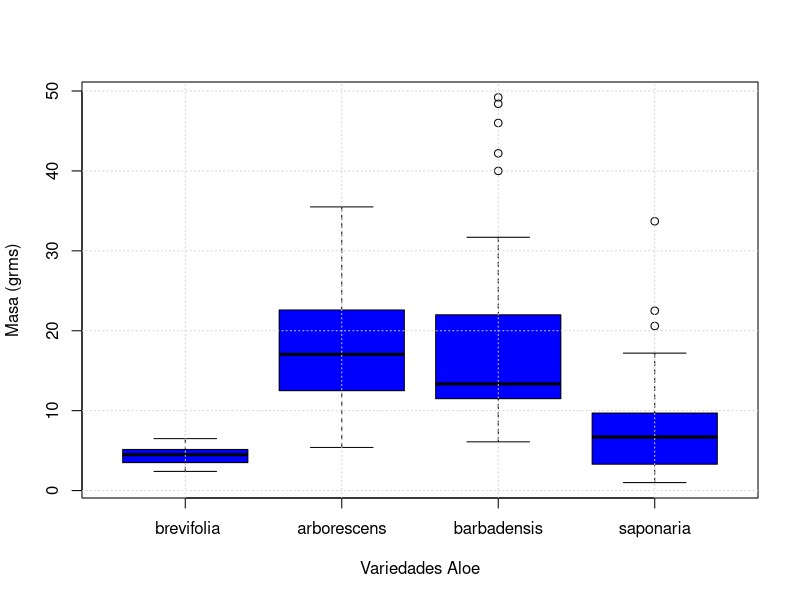
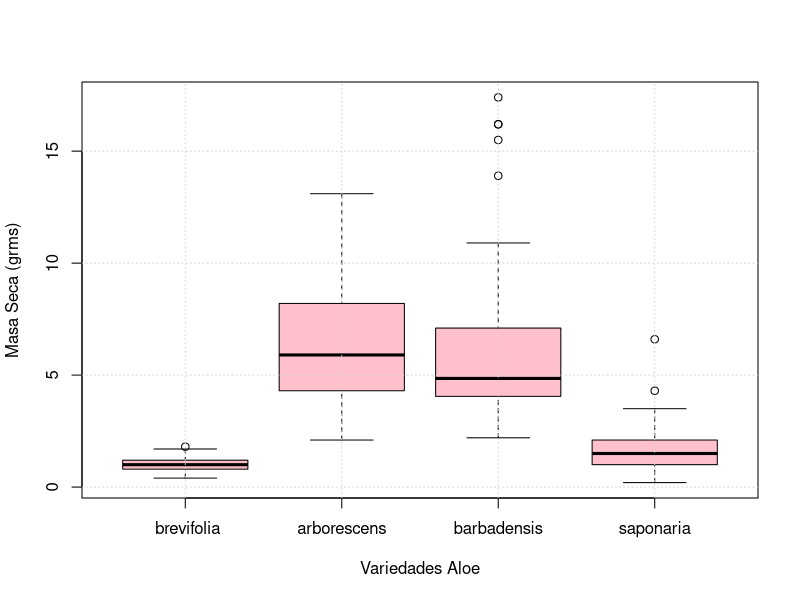
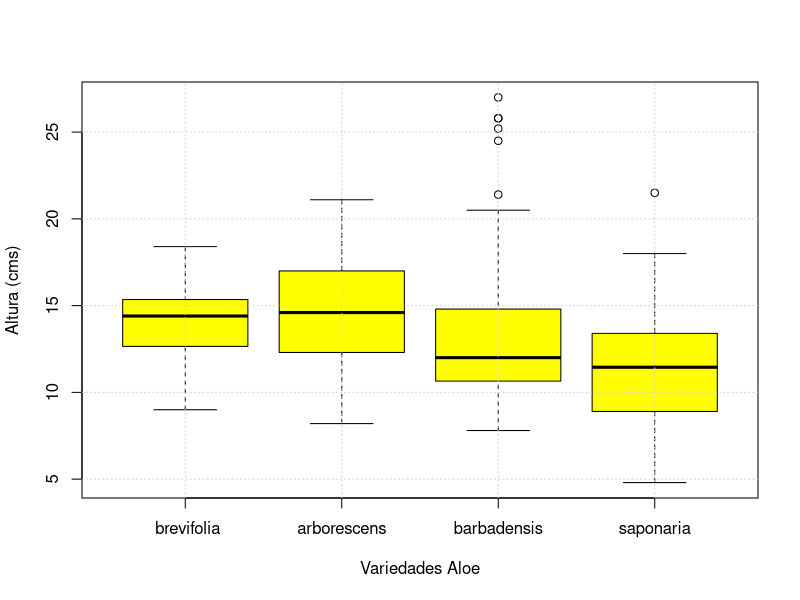
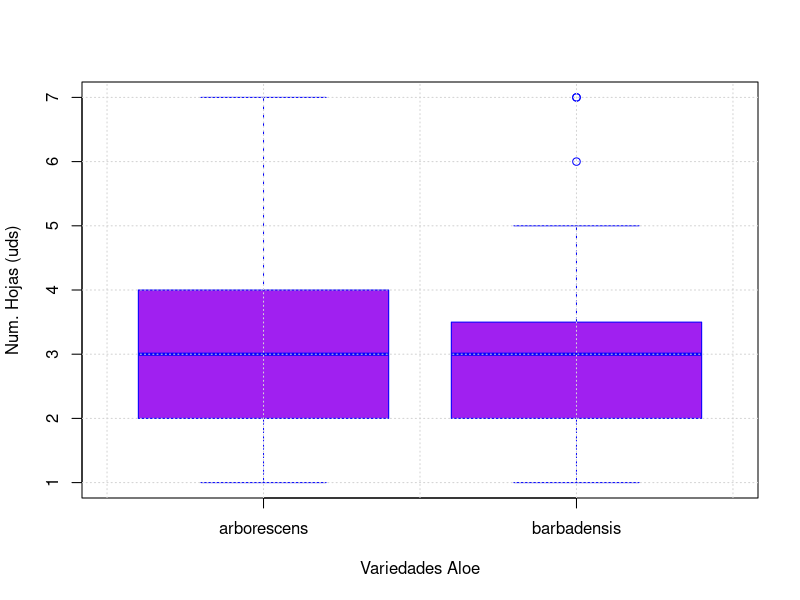
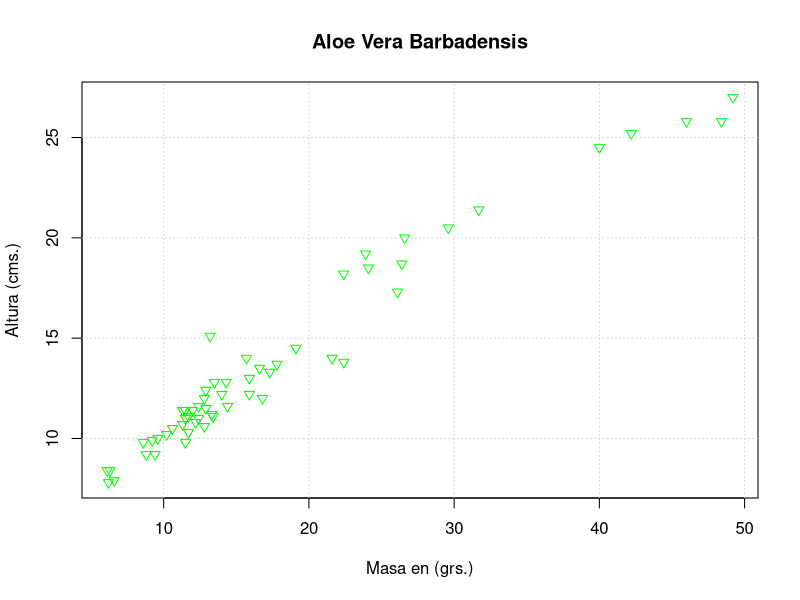
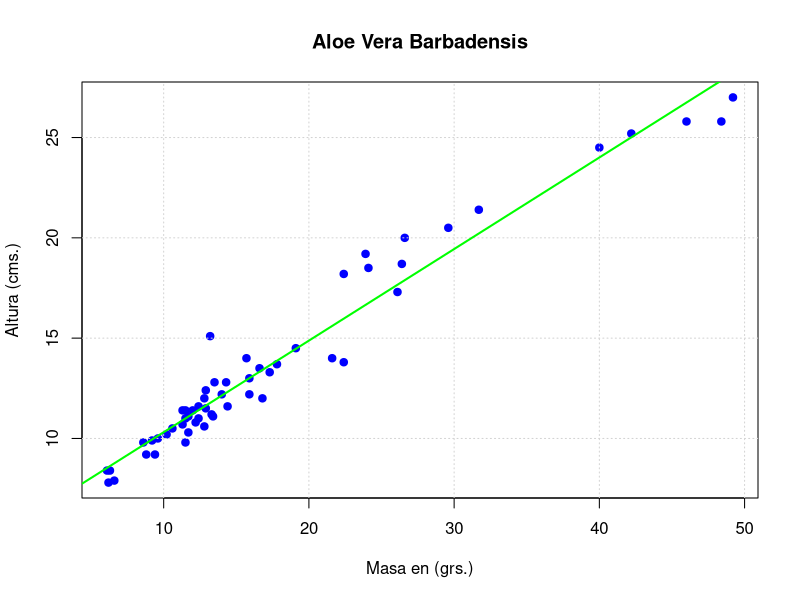
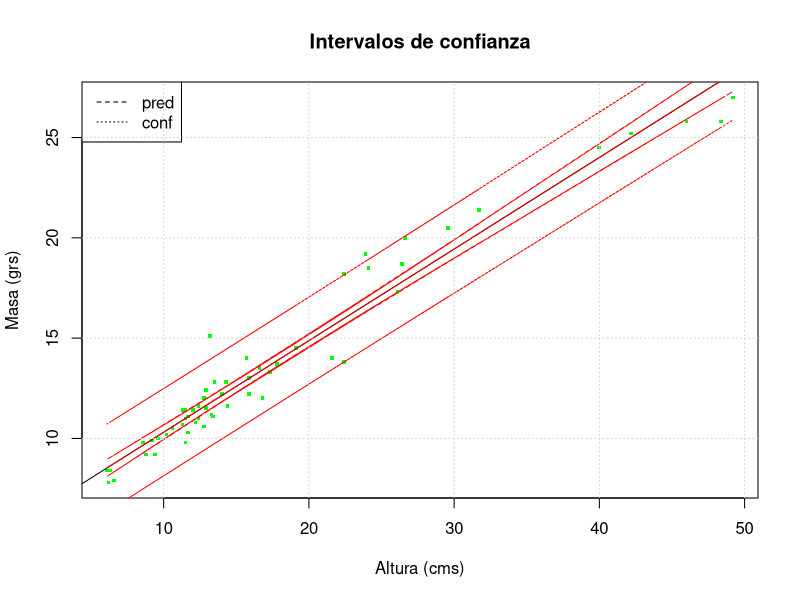
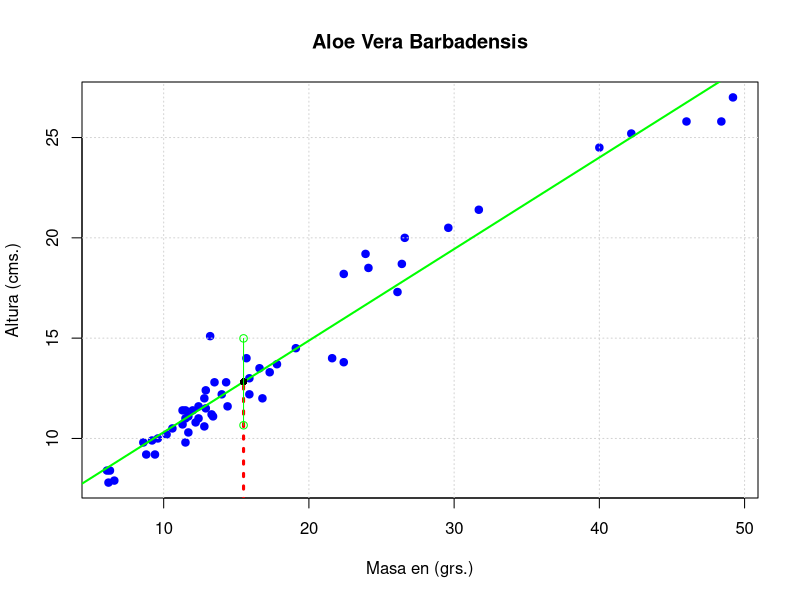

R code for these plots, in order:
## ---- chunk 1
#Leemos el documento
setwd("C:/Users/34636/Desktop/Alejandro_Arzola_ME_3_entrega/DATOS")
Aloe<-read.table("Aloe_Vera.txt", sep=",", dec=".", header = T)
Aloe
## ---- chunk 2
#a)

# Representamos a traves de los boxplots las distintas masas,hojas,altura en funcion del tipo de aloe  y luego aremos una media en funcion de su masa paara por estudiar su rendimiento 
boxplot(Aloe$Masa~Aloe$Variedad, col="blue", xlab="Variedades Aloe", ylab="Masa (grms)")
grid()
#Desde el punto de vista de la masa la mejor variedad de aloe es la arborescens

boxplot(Aloe$Masa_Seca~Aloe$Variedad, col="pink", xlab="Variedades Aloe", ylab="Masa Seca (grms)")
grid()
#Y en cuanto a su masa y su altura la mejor sigue siendo la arborescens y podemos ver varios outliers en la barbadensis 
boxplot(Aloe$Altura~Aloe$Variedad, col="yellow",xlab="Variedades Aloe", ylab="Altura (cms)")
grid()
# En cuanto a la numero de hojas las mejores son la arborescens y la barbadensis
boxplot(Aloe$Num_Hojas~Aloe$Variedad,col="purple", xlab="Variedades Aloe", ylab="Num. Hojas (uds)",border="blue")
grid()

#En general la mejor variedad de aloe es la arborescens
aggregate(Aloe$Masa~Aloe$Variedad, Aloe, mean)
#Podemos ver que el aloe arborescens es el que mas masa produce por lo tanto es el que mas rendimiento produce. y la que menos produce es la brevifolia
## ---- chunk 3
#b)

# Con el comando subset seleccionamos la variedad barbadensis 
Barbadensis<-subset(Aloe,subset = (Aloe$Variedad=="barbadensis"))
#Ploteamos los datos de la altura en funcion de la masa de la variedad barbadensis 
plot(Altura~Masa, data=Barbadensis, pch=25, col="green", xlab = "Masa en (grs.)", ylab="Altura (cms.)",main="Aloe Vera Barbadensis")
grid()
## ---- chunk 4
#c)
#•Seleccionamos la barbadenis del fichero
Barbadensis<-subset(Aloe,subset = (Aloe$Variedad=="barbadensis"))
#Ploteamos la altura en funcion de la masa del aloe barbadensis 
plot(Altura~Masa, data=Barbadensis, pch=19, col="blue", xlab = "Masa en (grs.)", ylab="Altura (cms.)", main="Aloe Vera Barbadensis"); grid()
# modelo de regresion lineal simple de la barbadensis
modelo1<-lm(Altura~Masa, data=Barbadensis)
# representacion de la linea de regresion lineal 
abline(modelo1, col="green", lwd=2)
## ---- chunk 5
#d)
attach(Barbadensis)
# Hacemos un data frame de la masa del barbadensis

gridx <- data.frame(Masa)
gridx
attach(gridx)
#Hacemos una prediccion del modelo segun su masa 
CIline <- predict(modelo1,new=gridx,interval="conf",level=0.95)
CIpred <- predict(modelo1,new=gridx,interval="pred",level=0.95)
#Volvemos a plotear la barbadensis 
plot(Altura~Masa,pch=15,cex=.5, col="green", xlab = "Altura (cms)", ylab = "Masa (grs)", main="Intervalos de confianza")
#Ponemos encima la linea del modelo de regresion lineal 
abline(modelo1, col="black")
#Y las lineas del intervalo de confianza  y para la prediccion 
matlines(gridx,cbind(CIline,CIpred[,-1]), lty=c(1,2,2,3,3),col="red")
legend("topleft",lty=2:3,c("pred","conf"))
grid()
summary(CIline)
summary(CIpred)
## ---- chunk 6
#e)
#Volvemos ha ahcer lo mismo seleccionamos la barbadensis y plotemos la masa en funcion de la altura de la barbadensis 
Barbadensis<-subset(Aloe,subset = (Aloe$Variedad=="barbadensis"))
plot(Altura~Masa, data=Barbadensis, pch=19, col="blue", xlab = "Masa en (grs.)", ylab="Altura (cms.)",main="Aloe Vera Barbadensis"); grid()
# Volvemos ha hacer el modelo de regresion lineal simple que hizimos anteriormente para poder visualizarlo luego para una masa de x0=15.5
modelo1<-lm(Altura~Masa, data=Barbadensis)
abline(modelo1, col="green", lwd=2)
#Prediccion para la masa de x0=15.5 gramos 
x0<-15.5
prediccion_masa<-predict(modelo1,list(Masa=x0))
points(x0,prediccion_masa, pch=16, col="black")
lines(c(x0,x0),c(0,prediccion_masa), col="red",lty=3, lwd=3)

#Intervalo confianza predicción
inter_prediccion2<-predict(modelo1, level = 0.95, newdata = data.frame(Masa=x0), interval = "prediction" )
#Lineas de la prediccion del intervalo en funcion  que la masa sea x0=15.5 gramos 
lines(c(x0,x0), c(inter_prediccion2[2], inter_prediccion2[3]), col="green")
#puntos de la prediccion del intervalo en funcion  que la masa sea x0=15.5 gramos 
points(c(x0,x0), c(inter_prediccion2[2], inter_prediccion2[3]), col="green")
## ---- chunk 7
# f)

#El coeficiente de determinaciónR2es una medida de la proporción de la variabilidad explicada por el modelo ajustado.
#r2= caso de ajuste casi perfecto la SCEse aproximaría a 0 . 

SCE<-sum(residuals(modelo1)^2)
SCE
STCC<-sum((Altura-mean(Altura))^2)
1-(SCE/STCC)
summary(modelo1)

k=2 # (número de regresoresindependientes)
n=length(Altura)
adjusR2<-1-(SCE*(n-1)/(STCC*(n-k))); adjusR2

## ---- chunk 8
#g)

# H0: β1= 0
# H1: β1≠ 0
Barbadensis
modelo1
qf(0.95,1,110-2)
anova_XY<-aov(modelo1)
anova_XY
summary(anova_XY)
# #la variación en los resultados Y debida a las fluctuaciones de probabilidad o aleatorias son dependientes de los valores de x
## ---- chunk 9
# h)
#ho= hay HOMOCEDASTICIDAD
#h1= hay HETEROCEDASTICIDAD
library(lmtest)
prueba_white<- bptest(modelo1, ~I(Altura^2)+I(Masa^2)+Altura*Masa,data =Barbadensis)
print(prueba_white)
# Como   el p value es 8.127e-11 < 0.05 Se rechaza la Ho, por lo tanto hay evidencia de que la varianza de  que  en los residuos hay HETEROCEDASTICIDAD
